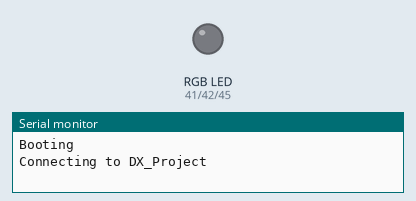
The sketch below on a simulated ESP32. Shown: an RGB LED mixed from three pins (HIGH = lit), the last lines printed to the serial monitor. WiFi joins after 1.5 s; servers stay silent unless stated; random numbers use the default seed unless the sketch sets one; no MQTT or app messages arrive unless stated.

Above: at 0.1 s.
At 1.7 s:
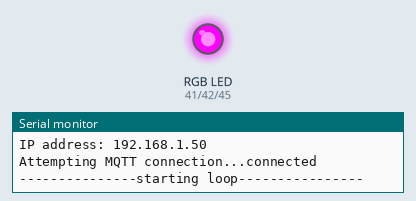
At 64.2 s:
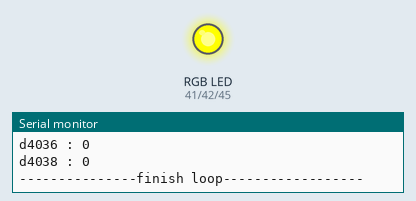
Timing chart, 0 to 70.6 s (numbered marks = the images above):
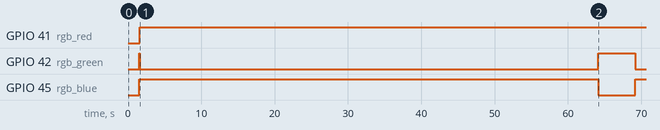

Measured:
- by itself, GPIO 41 (rgb_red): LOW → HIGH at 1.6 s
- by itself, GPIO 42 (rgb_green): LOW → HIGH at 1.5 s, → LOW 0.08 s later, → HIGH 62.5 s later, → LOW 5.0 s later
- by itself, GPIO 45 (rgb_blue): LOW → HIGH at 1.5 s, → LOW 62.6 s later, → HIGH 5.0 s later

The sketch:

OR02H_UPDATE_rev4.ino
```cpp
//ORH02

#include <WiFi.h>
#include <ESPmDNS.h>
#include <WiFiUdp.h>
#include <ArduinoOTA.h>
#include <PubSubClient.h>
#include <ModbusMaster.h>

ModbusMaster node;

//#define led_connection 42
//#define led_run 41

#define rgb_red 41
#define rgb_green 42
#define rgb_blue 45

const char* ssid = "DX_Project"; // ******Change ssid wifi *********
const char* password = "natmms22"; // ****** Change password *********
//const char* ssid = "TP-Link_EF46";
//const char* password = "98148813";
const char* mqtt_server = "192.168.1.2";  // ****** mqtt server *********

IPAddress local_IP(192, 168, 1, 92); // ******Change ip *********
IPAddress gateway(192, 168, 1, 1);    // Gateway IP address
IPAddress subnet(255, 255, 255, 0);     // subnet

WiFiClient espClient;
PubSubClient client(espClient);

/*void led()
{
  digitalWrite(led_connection , HIGH);
  delay(100);
  digitalWrite(led_connection , LOW);
  delay(100);
}*/

int count_connection;

void setup_wifi()
{
  delay(10);
  // We start by connecting to a WiFi network
  Serial.println();
  Serial.print("Connecting to ");
  Serial.println(ssid);

  WiFi.config(local_IP, gateway, subnet);
  WiFi.mode(WIFI_STA);
  WiFi.begin(ssid, password);

  while (WiFi.status() != WL_CONNECTED)
  {
    count_connection++;
    delay(500);
    Serial.print(".");
    if(count_connection>20)
    {
      ESP.restart();
    }
  }

  randomSeed(micros());

  Serial.println("");
  Serial.println("WiFi connected");
  Serial.println("IP address: ");
  Serial.println(WiFi.localIP());
}

void callback(char* topic, byte* payload, unsigned int length)
{
  Serial.print("Message arrived [");
  Serial.print(topic);
  Serial.print("] ");
  for (int i = 0; i < length; i++) {
    Serial.print((char)payload[i]);
  }
  Serial.println();

  // Switch on the LED if an 1 was received as first character
  if ((char)payload[0] == '1') {
    //digitalWrite(BUILTIN_LED, LOW);   // Turn the LED on (Note that LOW is the voltage level
    // but actually the LED is on; this is because
    // it is active low on the ESP-01)
  } else {
    //digitalWrite(BUILTIN_LED, HIGH);  // Turn the LED off by making the voltage HIGH
  }

}

int timeout ;

void reconnect()
{
  // Loop until we're reconnected
  if (!client.connected())
  {
    led_red();
    Serial.print("Attempting MQTT connection...");
    // Create a random client ID
    String clientId = "ESP8266Client-";
    clientId += String(random(0xffff), HEX);
    // Attempt to connect
    if (client.connect(clientId.c_str())) {
      Serial.println("connected");
      // Once connected, publish an announcement...
      //client.publish("outTopic", "hello world");
      // ... and resubscribe
      client.subscribe("inTopic");
    } else {
      Serial.print("failed, rc=");
      Serial.print(client.state());
      Serial.println(" try again in 5 seconds");
      // Wait 5 seconds before retrying
      //delay(5000);
      timeout++;
      if(timeout >= 10)
      {
        ESP.restart();
      }
    }
  }
}

void setup()
{
  Serial.begin(9600);
  Serial1.begin(9600);
  node.begin(1,Serial1);
  pinMode(rgb_red, OUTPUT);
  pinMode(rgb_green, OUTPUT);
  pinMode(rgb_blue, OUTPUT);
  //pinMode ( led_connection , OUTPUT);
  //pinMode ( led_run, OUTPUT);
  Serial.println("Booting");
  setup_wifi();

  // Port defaults to 3232
  // ArduinoOTA.setPort(3232);

  // Hostname defaults to esp3232-[MAC]
  ArduinoOTA.setHostname("ORH02");

  // No authentication by default
  ArduinoOTA.setPassword("1234");

  // Password can be set with it's md5 value as well
  // MD5(admin) = 21232f297a57a5a743894a0e4a801fc3
  // ArduinoOTA.setPasswordHash("21232f297a57a5a743894a0e4a801fc3");

  ArduinoOTA
    .onStart([]() {
      String type;
      if (ArduinoOTA.getCommand() == U_FLASH)
        type = "sketch";
      else // U_SPIFFS
        type = "filesystem";

      // NOTE: if updating SPIFFS this would be the place to unmount SPIFFS using SPIFFS.end()
      Serial.println("Start updating " + type);
    })
    .onEnd([]() {
      Serial.println("\nEnd");
    })
    .onProgress([](unsigned int progress, unsigned int total) {
      Serial.printf("Progress: %u%%\r", (progress / (total / 100)));
    })
    .onError([](ota_error_t error) {
      Serial.printf("Error[%u]: ", error);
      if (error == OTA_AUTH_ERROR) Serial.println("Auth Failed");
      else if (error == OTA_BEGIN_ERROR) Serial.println("Begin Failed");
      else if (error == OTA_CONNECT_ERROR) Serial.println("Connect Failed");
      else if (error == OTA_RECEIVE_ERROR) Serial.println("Receive Failed");
      else if (error == OTA_END_ERROR) Serial.println("End Failed");
    });

  ArduinoOTA.begin();

  Serial.println("Ready");
  Serial.print("IP address: ");
  Serial.println(WiFi.localIP());
  client.setServer(mqtt_server, 1883);
  client.setCallback(callback);
}

String rssi,zr2,zr6,zr532,zr552,zr572,zr632,zr652,zr672,zr732,zr752,zr772,d4000,d4002,d4004,d4006,d4008,d4010,d4012,d4014,d4016,d4018,d4020,d4022,d4024,d4026,d4028,d4030,d4032,d4034,d4036,d4038;
char i_rssi[16],i0[16],i1[16],i2[16],i3[16],i4[16],i5[16],i6[16],i7[16],i8[16],i9[16],i10[16],i11[16],i12[16],i13[16],i14[16],i15[16],i16[16],i17[16],i18[16],i19[16],i20[16],i21[16],i22[16],i23[16],i24[16],i25[16],i26[16],i27[16],i28[16],i29[16],i30[16];


void loop()
{
  rssi = WiFi.RSSI();
  //Serial.print(WiFi.RSSI());
  ArduinoOTA.handle();
  if (!client.connected())
  {
    reconnect();
  }
  client.loop();
  led_green();
  //digitalWrite(led_connection, HIGH);
  Serial.println("\n---------------starting loop----------------");

  node.readHoldingRegisters(0, 1);
  Serial.print("zr2 : ");
  Serial.println(node.getResponseBuffer(0));
  zr2 = node.getResponseBuffer(0);
  node.clearResponseBuffer();

  node.readHoldingRegisters(1, 1);
  Serial.print("zr6 : ");
  Serial.println(node.getResponseBuffer(0));
  zr6 = node.getResponseBuffer(0);
  node.clearResponseBuffer();

  node.readHoldingRegisters(2, 1);
  Serial.print("zr532 : ");
  Serial.println(node.getResponseBuffer(0));
  zr532 = node.getResponseBuffer(0);
  node.clearResponseBuffer();


  node.readHoldingRegisters(3, 1);
  Serial.print("zr552 : ");
  Serial.println(node.getResponseBuffer(0));
  zr552 = node.getResponseBuffer(0);
  node.clearResponseBuffer();

  node.readHoldingRegisters(4, 1);
  Serial.print("zr572 : ");
  Serial.println(node.getResponseBuffer(0));
  zr572 = node.getResponseBuffer(0);
  node.clearResponseBuffer();

  node.readHoldingRegisters(5, 1);
  Serial.print("zr632 : ");
  Serial.println(node.getResponseBuffer(0));
  zr632 = node.getResponseBuffer(0);
  node.clearResponseBuffer();

  node.readHoldingRegisters(6, 1);
  Serial.print("zr652 : ");
  Serial.println(node.getResponseBuffer(0));
  zr652 = node.getResponseBuffer(0);
  node.clearResponseBuffer();

  node.readHoldingRegisters(7, 1);
  Serial.print("zr672 : ");
  Serial.println(node.getResponseBuffer(0));
  zr672 = node.getResponseBuffer(0);
  node.clearResponseBuffer();

  node.readHoldingRegisters(8, 1);
  Serial.print("zr732 : ");
  Serial.println(node.getResponseBuffer(0));
  zr732 = node.getResponseBuffer(0);
  node.clearResponseBuffer();

  node.readHoldingRegisters(9, 1);
  Serial.print("zr752 : ");
  Serial.println(node.getResponseBuffer(0));
  zr752 = node.getResponseBuffer(0);
  node.clearResponseBuffer();

  node.readHoldingRegisters(10, 1);
  Serial.print("zr772 : ");
  Serial.println(node.getResponseBuffer(0));
  zr772 = node.getResponseBuffer(0);
  node.clearResponseBuffer();

 node.readHoldingRegisters(11, 1);
  Serial.print("d4000 : ");
  Serial.println(node.getResponseBuffer(0));
  d4000 = node.getResponseBuffer(0);
  node.clearResponseBuffer();

 node.readHoldingRegisters(12, 1);
  Serial.print("d4002 : ");
  Serial.println(node.getResponseBuffer(0));
  d4002 = node.getResponseBuffer(0);
  node.clearResponseBuffer();

 node.readHoldingRegisters(13, 1);
  Serial.print("d4004 : ");
  Serial.println(node.getResponseBuffer(0));
  d4004 = node.getResponseBuffer(0);
  node.clearResponseBuffer();

 node.readHoldingRegisters(14, 1);
  Serial.print("d4006 : ");
  Serial.println(node.getResponseBuffer(0));
  d4006 = node.getResponseBuffer(0);
  node.clearResponseBuffer();

 node.readHoldingRegisters(15, 1);
  Serial.print("d4008 : ");
  Serial.println(node.getResponseBuffer(0));
  d4008 = node.getResponseBuffer(0);
  node.clearResponseBuffer();

 node.readHoldingRegisters(16, 1);
  Serial.print("d4010 : ");
  Serial.println(node.getResponseBuffer(0));
  d4010 = node.getResponseBuffer(0);
  node.clearResponseBuffer();

 node.readHoldingRegisters(17, 1);
  Serial.print("d4012 : ");
  Serial.println(node.getResponseBuffer(0));
  d4012 = node.getResponseBuffer(0);
  node.clearResponseBuffer();

 node.readHoldingRegisters(18, 1);
  Serial.print("d4014 : ");
  Serial.println(node.getResponseBuffer(0));
  d4014 = node.getResponseBuffer(0);
  node.clearResponseBuffer();

 node.readHoldingRegisters(19, 1);
  Serial.print("d4016 : ");
  Serial.println(node.getResponseBuffer(0));
  d4016 = node.getResponseBuffer(0);
  node.clearResponseBuffer();

 node.readHoldingRegisters(20, 1);
  Serial.print("d4018 : ");
  Serial.println(node.getResponseBuffer(0));
  d4018 = node.getResponseBuffer(0);
  node.clearResponseBuffer();

 node.readHoldingRegisters(21, 1);
  Serial.print("d4020 : ");
  Serial.println(node.getResponseBuffer(0));
  d4020 = node.getResponseBuffer(0);
  node.clearResponseBuffer();

 node.readHoldingRegisters(22, 1);
  Serial.print("d4022 : ");
  Serial.println(node.getResponseBuffer(0));
  d4022 = node.getResponseBuffer(0);
  node.clearResponseBuffer();

 node.readHoldingRegisters(23, 1);
  Serial.print("d4024 : ");
  Serial.println(node.getResponseBuffer(0));
  d4024 = node.getResponseBuffer(0);
  node.clearResponseBuffer();

 node.readHoldingRegisters(24, 1);
  Serial.print("d4026 : ");
  Serial.println(node.getResponseBuffer(0));
  d4026 = node.getResponseBuffer(0);
  node.clearResponseBuffer();

 node.readHoldingRegisters(25, 1);
  Serial.print("d4028 : ");
  Serial.println(node.getResponseBuffer(0));
  d4028 = node.getResponseBuffer(0);
  node.clearResponseBuffer();

 node.readHoldingRegisters(26, 1);
  Serial.print("d4030 : ");
  Serial.println(node.getResponseBuffer(0));
  d4030 = node.getResponseBuffer(0);
  node.clearResponseBuffer();

 node.readHoldingRegisters(27, 1);
  Serial.print("d4032 : ");
  Serial.println(node.getResponseBuffer(0));
  d4032 = node.getResponseBuffer(0);
  node.clearResponseBuffer();

 node.readHoldingRegisters(28, 1);
  Serial.print("d4034 : ");
  Serial.println(node.getResponseBuffer(0));
  d4034 = node.getResponseBuffer(0);
  node.clearResponseBuffer();

 node.readHoldingRegisters(29, 1);
  Serial.print("d4036 : ");
  Serial.println(node.getResponseBuffer(0));
  d4036 = node.getResponseBuffer(0);
  node.clearResponseBuffer();

 node.readHoldingRegisters(30, 1);
  Serial.print("d4038 : ");
  Serial.println(node.getResponseBuffer(0));
  d4038 = node.getResponseBuffer(0);
  node.clearResponseBuffer();

  delay(500);
  led_blue();

  rssi.toCharArray(i_rssi, 16);client.publish("ORH02/rssi", i_rssi);
  zr2.toCharArray(i0, 16);client.publish("ORH02/ZR2", i0);
  zr6.toCharArray(i1, 16);client.publish("ORH02/ZR6", i1);
  zr532.toCharArray(i2, 16);client.publish("ORH02/ZR532", i2);
  zr552.toCharArray(i3, 16);client.publish("ORH02/ZR552", i3);
  zr572.toCharArray(i4, 16);client.publish("ORH02/ZR572", i4);
  zr632.toCharArray(i5, 16);client.publish("ORH02/ZR632", i5);
  zr652.toCharArray(i6, 16);client.publish("ORH02/ZR652", i6);
  zr672.toCharArray(i7, 16);client.publish("ORH02/ZR672", i7);
  zr732.toCharArray(i8, 16);client.publish("ORH02/ZR732", i8);
  zr752.toCharArray(i9, 16);client.publish("ORH02/ZR752", i9);
  zr772.toCharArray(i10, 16);client.publish("ORH02/ZR772", i10);
  d4000.toCharArray(i11, 16);client.publish("ORH02/D4000", i11);
  d4002.toCharArray(i12, 16);client.publish("ORH02/D4002", i12);
  d4004.toCharArray(i13, 16);client.publish("ORH02/D4004", i13);
  d4006.toCharArray(i14, 16);client.publish("ORH02/D4006", i14);
  d4008.toCharArray(i15, 16);client.publish("ORH02/D4008", i15);
  d4010.toCharArray(i16, 16);client.publish("ORH02/D4010", i16);
  d4012.toCharArray(i17, 16);client.publish("ORH02/D4012", i17);
  d4014.toCharArray(i18, 16);client.publish("ORH02/D4014", i18);
  d4016.toCharArray(i19, 16);client.publish("ORH02/D4016", i19);
  d4018.toCharArray(i20, 16);client.publish("ORH02/D4018", i20);
  d4020.toCharArray(i21, 16);client.publish("ORH02/D4020", i21);
  d4022.toCharArray(i22, 16);client.publish("ORH02/D4022", i22);
  d4024.toCharArray(i23, 16);client.publish("ORH02/D4024", i23);
  d4026.toCharArray(i24, 16);client.publish("ORH02/D4026", i24);
  d4028.toCharArray(i25, 16);client.publish("ORH02/D4028", i25);
  d4030.toCharArray(i26, 16);client.publish("ORH02/D4030", i26);
  d4032.toCharArray(i27, 16);client.publish("ORH02/D4032", i27);
  d4034.toCharArray(i28, 16);client.publish("ORH02/D4034", i28);
  d4036.toCharArray(i29, 16);client.publish("ORH02/D4036", i29);
  d4038.toCharArray(i30, 16);client.publish("ORH02/D4038", i30);

  Serial.println("\n---------------finish loop------------------\n\n");
  delay(5000);
}

void led_red()
{
  digitalWrite(rgb_red, LOW); digitalWrite(rgb_green, HIGH); digitalWrite(rgb_blue, HIGH);
}

void led_green()
{
  digitalWrite(rgb_red, HIGH); digitalWrite(rgb_green, LOW); digitalWrite(rgb_blue, HIGH);
}

void led_blue()
{
  digitalWrite(rgb_red, HIGH); digitalWrite(rgb_green, HIGH); digitalWrite(rgb_blue, LOW);
}

void rgb_off()
{
  digitalWrite(rgb_red, HIGH); digitalWrite(rgb_green, HIGH); digitalWrite(rgb_blue, HIGH);
}
```
